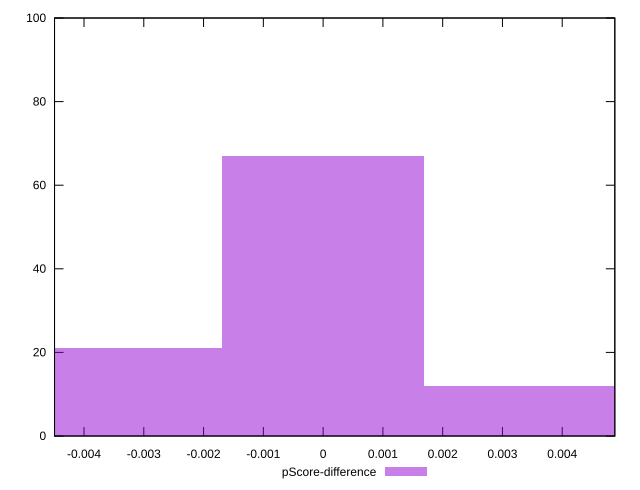

The gnuplot source for this figure:
reset

$pScoreDifference <<EOF
-0.0033914423122202355 21
0.0033914423122202355 12
0 67
EOF

set key outside below
set boxwidth 0.0033914423122202355
set xrange [-0.004493333333333349:0.0048799999999999955]
set yrange [0:100]
set trange [0:100]
set style fill transparent solid 0.5 noborder
set terminal svg size 640, 490 enhanced background rgb 'white'
set output "report_00009_2021-02-08T22-37-41.559Z/uses-rel-preconnect/samples/pages/pScore-difference/histogram.svg"

plot $pScoreDifference title "pScore-difference" with boxes

reset
